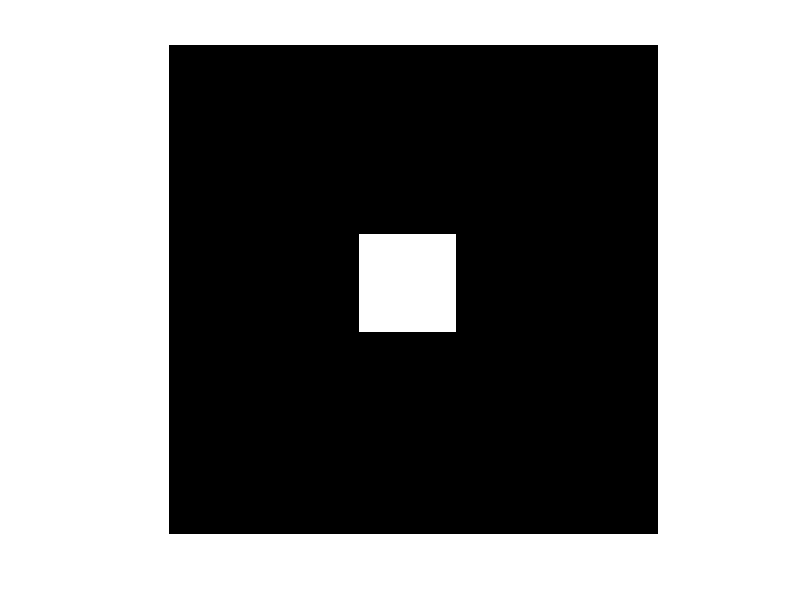
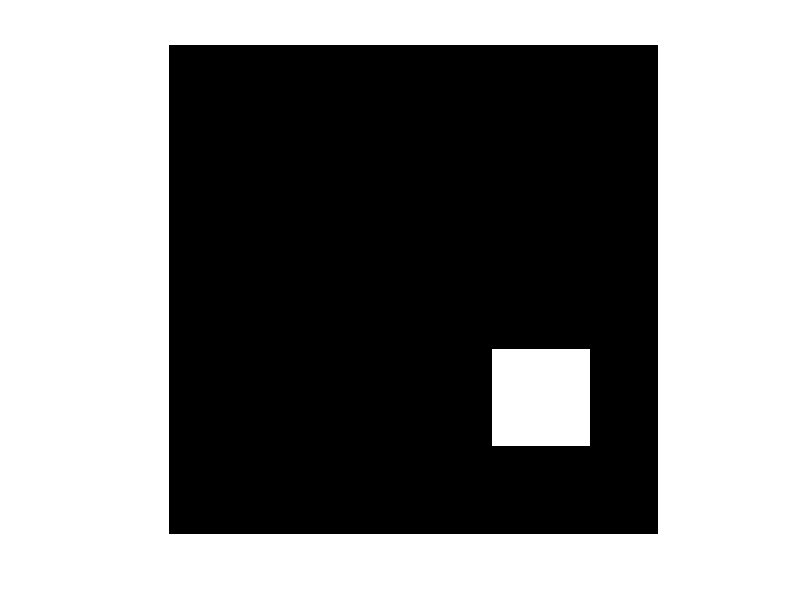
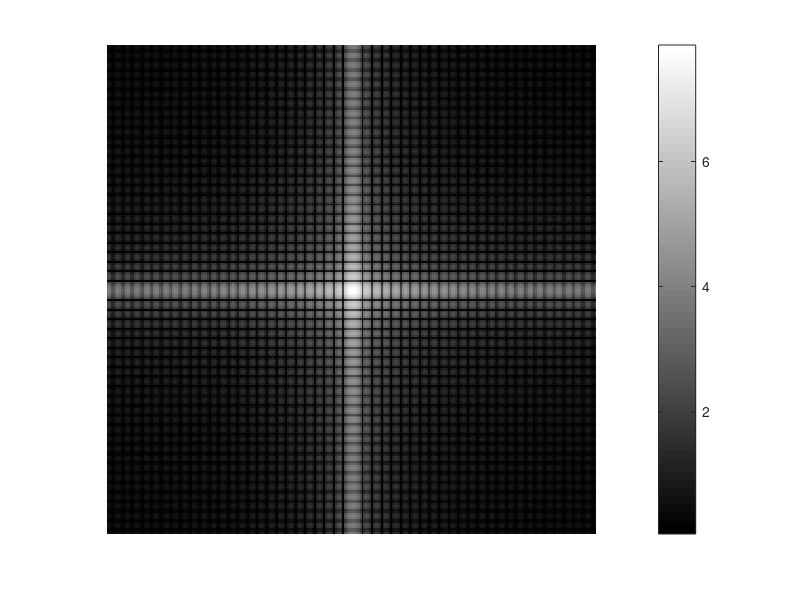
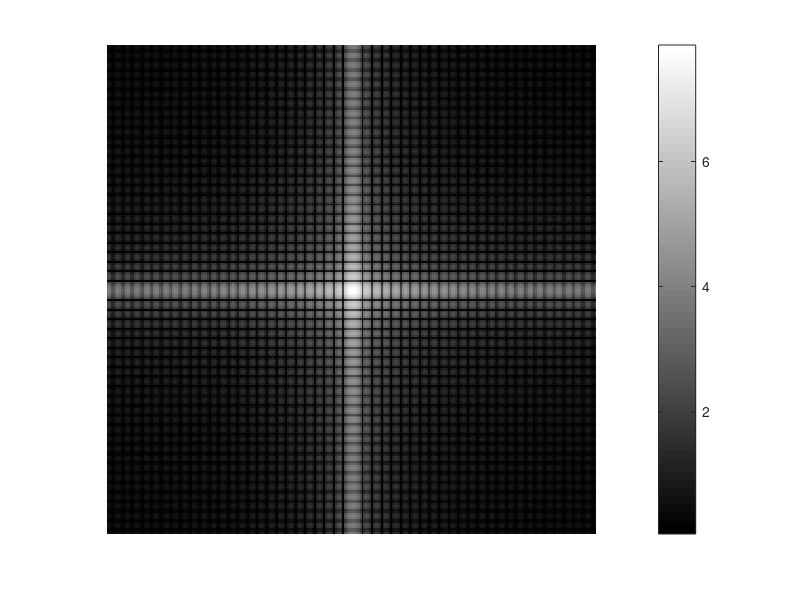

MATLAB code for these plots, in order: (Note: this script raises an error after producing the figures.)
clear;
close all;
A = zeros(256);
B = A;
A(100:150,100:150) = 1;
B(160:210,170:220) = 1;

figure(1); imshow(A); figure(2); imshow(B);

FA = fftshift(fft2(A));
lFA = log(abs(FA)+1); figure(3); imshow(lFA,[min(lFA(:)) max(lFA(:))]); colormap('jet'); colorbar;
FB = fftshift(fft2(B));
lFB = log(abs(FB)+1); figure(4); imshow(lFB,[min(lFB(:)) max(lFB(:))]); colormap('jet'); colorbar;

FC = ((FA)'.*FB)./(abs(FA.*FB));
C = ifft2((FC));
figure; imshow(C/max(C(:)));
impixelinfo;